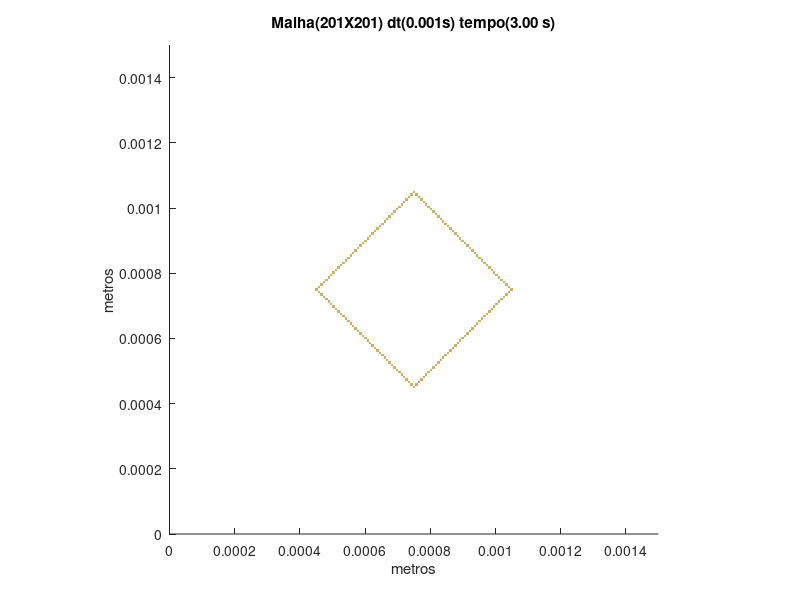

Recreate this plot in MATLAB.
set (gca,'PlotBoxAspectRatio',[1 1 1],'Xlim',[0,0.0015],'Ylim',[0,0.0015])
hold on
title('Malha(201X201) dt(0.001s) tempo(3.00 s)')
hold on
ylabel('metros')
hold on
xlabel('metros')
hold on

fill([0.000746268656716418 0.000746268656716418 0.000753731343283582 0.000753731343283582],[0.000447761194029851 0.000455223880597015 0.000455223880597015 0.000447761194029851],[0.8,0.7,0.4],'LineStyle','none')

fill([0.000738805970149254 0.000738805970149254 0.000746268656716418 0.000746268656716418],[0.000455223880597015 0.000462686567164179 0.000462686567164179 0.000455223880597015],[0.8,0.7,0.4],'LineStyle','none')

fill([0.000753731343283582 0.000753731343283582 0.000761194029850746 0.000761194029850746],[0.000455223880597015 0.000462686567164179 0.000462686567164179 0.000455223880597015],[0.8,0.7,0.4],'LineStyle','none')

fill([0.00073134328358209 0.00073134328358209 0.000738805970149254 0.000738805970149254],[0.000462686567164179 0.000470149253731343 0.000470149253731343 0.000462686567164179],[0.8,0.7,0.4],'LineStyle','none')

fill([0.000761194029850746 0.000761194029850746 0.000768656716417911 0.000768656716417911],[0.000462686567164179 0.000470149253731343 0.000470149253731343 0.000462686567164179],[0.8,0.7,0.4],'LineStyle','none')

fill([0.000723880597014925 0.000723880597014925 0.00073134328358209 0.00073134328358209],[0.000470149253731343 0.000477611940298507 0.000477611940298507 0.000470149253731343],[0.8,0.7,0.4],'LineStyle','none')

fill([0.000768656716417911 0.000768656716417911 0.000776119402985075 0.000776119402985075],[0.000470149253731343 0.000477611940298507 0.000477611940298507 0.000470149253731343],[0.8,0.7,0.4],'LineStyle','none')

fill([0.000716417910447761 0.000716417910447761 0.000723880597014925 0.000723880597014925],[0.000477611940298507 0.000485074626865672 0.000485074626865672 0.000477611940298507],[0.8,0.7,0.4],'LineStyle','none')

fill([0.000776119402985075 0.000776119402985075 0.000783582089552239 0.000783582089552239],[0.000477611940298507 0.000485074626865672 0.000485074626865672 0.000477611940298507],[0.8,0.7,0.4],'LineStyle','none')

fill([0.000708955223880597 0.000708955223880597 0.000716417910447761 0.000716417910447761],[0.000485074626865672 0.000492537313432836 0.000492537313432836 0.000485074626865672],[0.8,0.7,0.4],'LineStyle','none')

fill([0.000783582089552239 0.000783582089552239 0.000791044776119403 0.000791044776119403],[0.000485074626865672 0.000492537313432836 0.000492537313432836 0.000485074626865672],[0.8,0.7,0.4],'LineStyle','none')

fill([0.000701492537313433 0.000701492537313433 0.000708955223880597 0.000708955223880597],[0.000492537313432836 0.0005 0.0005 0.000492537313432836],[0.8,0.7,0.4],'LineStyle','none')

fill([0.000791044776119403 0.000791044776119403 0.000798507462686567 0.000798507462686567],[0.000492537313432836 0.0005 0.0005 0.000492537313432836],[0.8,0.7,0.4],'LineStyle','none')

fill([0.000694029850746269 0.000694029850746269 0.000701492537313433 0.000701492537313433],[0.0005 0.000507462686567164 0.000507462686567164 0.0005],[0.8,0.7,0.4],'LineStyle','none')

fill([0.000798507462686567 0.000798507462686567 0.000805970149253731 0.000805970149253731],[0.0005 0.000507462686567164 0.000507462686567164 0.0005],[0.8,0.7,0.4],'LineStyle','none')

fill([0.000686567164179104 0.000686567164179104 0.000694029850746269 0.000694029850746269],[0.000507462686567164 0.000514925373134328 0.000514925373134328 0.000507462686567164],[0.8,0.7,0.4],'LineStyle','none')

fill([0.000805970149253731 0.000805970149253731 0.000813432835820896 0.000813432835820896],[0.000507462686567164 0.000514925373134328 0.000514925373134328 0.000507462686567164],[0.8,0.7,0.4],'LineStyle','none')

fill([0.00067910447761194 0.00067910447761194 0.000686567164179104 0.000686567164179104],[0.000514925373134328 0.000522388059701493 0.000522388059701493 0.000514925373134328],[0.8,0.7,0.4],'LineStyle','none')

fill([0.000813432835820896 0.000813432835820896 0.00082089552238806 0.00082089552238806],[0.000514925373134328 0.000522388059701493 0.000522388059701493 0.000514925373134328],[0.8,0.7,0.4],'LineStyle','none')

fill([0.000671641791044776 0.000671641791044776 0.00067910447761194 0.00067910447761194],[0.000522388059701493 0.000529850746268657 0.000529850746268657 0.000522388059701493],[0.8,0.7,0.4],'LineStyle','none')

fill([0.00082089552238806 0.00082089552238806 0.000828358208955224 0.000828358208955224],[0.000522388059701493 0.000529850746268657 0.000529850746268657 0.000522388059701493],[0.8,0.7,0.4],'LineStyle','none')

fill([0.000664179104477612 0.000664179104477612 0.000671641791044776 0.000671641791044776],[0.000529850746268657 0.000537313432835821 0.000537313432835821 0.000529850746268657],[0.8,0.7,0.4],'LineStyle','none')

fill([0.000828358208955224 0.000828358208955224 0.000835820895522388 0.000835820895522388],[0.000529850746268657 0.000537313432835821 0.000537313432835821 0.000529850746268657],[0.8,0.7,0.4],'LineStyle','none')

fill([0.000656716417910448 0.000656716417910448 0.000664179104477612 0.000664179104477612],[0.000537313432835821 0.000544776119402985 0.000544776119402985 0.000537313432835821],[0.8,0.7,0.4],'LineStyle','none')

fill([0.000835820895522388 0.000835820895522388 0.000843283582089552 0.000843283582089552],[0.000537313432835821 0.000544776119402985 0.000544776119402985 0.000537313432835821],[0.8,0.7,0.4],'LineStyle','none')

fill([0.000649253731343284 0.000649253731343284 0.000656716417910448 0.000656716417910448],[0.000544776119402985 0.000552238805970149 0.000552238805970149 0.000544776119402985],[0.8,0.7,0.4],'LineStyle','none')

fill([0.000843283582089552 0.000843283582089552 0.000850746268656716 0.000850746268656716],[0.000544776119402985 0.000552238805970149 0.000552238805970149 0.000544776119402985],[0.8,0.7,0.4],'LineStyle','none')

fill([0.000641791044776119 0.000641791044776119 0.000649253731343284 0.000649253731343284],[0.000552238805970149 0.000559701492537313 0.000559701492537313 0.000552238805970149],[0.8,0.7,0.4],'LineStyle','none')

fill([0.000850746268656716 0.000850746268656716 0.000858208955223881 0.000858208955223881],[0.000552238805970149 0.000559701492537313 0.000559701492537313 0.000552238805970149],[0.8,0.7,0.4],'LineStyle','none')

fill([0.000634328358208955 0.000634328358208955 0.000641791044776119 0.000641791044776119],[0.000559701492537313 0.000567164179104478 0.000567164179104478 0.000559701492537313],[0.8,0.7,0.4],'LineStyle','none')

fill([0.000858208955223881 0.000858208955223881 0.000865671641791045 0.000865671641791045],[0.000559701492537313 0.000567164179104478 0.000567164179104478 0.000559701492537313],[0.8,0.7,0.4],'LineStyle','none')

fill([0.000626865671641791 0.000626865671641791 0.000634328358208955 0.000634328358208955],[0.000567164179104478 0.000574626865671642 0.000574626865671642 0.000567164179104478],[0.8,0.7,0.4],'LineStyle','none')

fill([0.000865671641791045 0.000865671641791045 0.000873134328358209 0.000873134328358209],[0.000567164179104478 0.000574626865671642 0.000574626865671642 0.000567164179104478],[0.8,0.7,0.4],'LineStyle','none')

fill([0.000619402985074627 0.000619402985074627 0.000626865671641791 0.000626865671641791],[0.000574626865671642 0.000582089552238806 0.000582089552238806 0.000574626865671642],[0.8,0.7,0.4],'LineStyle','none')

fill([0.000873134328358209 0.000873134328358209 0.000880597014925373 0.000880597014925373],[0.000574626865671642 0.000582089552238806 0.000582089552238806 0.000574626865671642],[0.8,0.7,0.4],'LineStyle','none')

fill([0.000611940298507463 0.000611940298507463 0.000619402985074627 0.000619402985074627],[0.000582089552238806 0.00058955223880597 0.00058955223880597 0.000582089552238806],[0.8,0.7,0.4],'LineStyle','none')

fill([0.000880597014925373 0.000880597014925373 0.000888059701492537 0.000888059701492537],[0.000582089552238806 0.00058955223880597 0.00058955223880597 0.000582089552238806],[0.8,0.7,0.4],'LineStyle','none')

fill([0.000604477611940299 0.000604477611940299 0.000611940298507463 0.000611940298507463],[0.00058955223880597 0.000597014925373134 0.000597014925373134 0.00058955223880597],[0.8,0.7,0.4],'LineStyle','none')

fill([0.000888059701492537 0.000888059701492537 0.000895522388059702 0.000895522388059702],[0.00058955223880597 0.000597014925373134 0.000597014925373134 0.00058955223880597],[0.8,0.7,0.4],'LineStyle','none')

fill([0.000597014925373134 0.000597014925373134 0.000604477611940299 0.000604477611940299],[0.000597014925373134 0.000604477611940299 0.000604477611940299 0.000597014925373134],[0.8,0.7,0.4],'LineStyle','none')

fill([0.000895522388059702 0.000895522388059702 0.000902985074626866 0.000902985074626866],[0.000597014925373134 0.000604477611940299 0.000604477611940299 0.000597014925373134],[0.8,0.7,0.4],'LineStyle','none')

fill([0.00058955223880597 0.00058955223880597 0.000597014925373134 0.000597014925373134],[0.000604477611940299 0.000611940298507463 0.000611940298507463 0.000604477611940299],[0.8,0.7,0.4],'LineStyle','none')

fill([0.000902985074626866 0.000902985074626866 0.00091044776119403 0.00091044776119403],[0.000604477611940299 0.000611940298507463 0.000611940298507463 0.000604477611940299],[0.8,0.7,0.4],'LineStyle','none')

fill([0.000582089552238806 0.000582089552238806 0.00058955223880597 0.00058955223880597],[0.000611940298507463 0.000619402985074627 0.000619402985074627 0.000611940298507463],[0.8,0.7,0.4],'LineStyle','none')

fill([0.00091044776119403 0.00091044776119403 0.000917910447761194 0.000917910447761194],[0.000611940298507463 0.000619402985074627 0.000619402985074627 0.000611940298507463],[0.8,0.7,0.4],'LineStyle','none')

fill([0.000574626865671642 0.000574626865671642 0.000582089552238806 0.000582089552238806],[0.000619402985074627 0.000626865671641791 0.000626865671641791 0.000619402985074627],[0.8,0.7,0.4],'LineStyle','none')

fill([0.000917910447761194 0.000917910447761194 0.000925373134328358 0.000925373134328358],[0.000619402985074627 0.000626865671641791 0.000626865671641791 0.000619402985074627],[0.8,0.7,0.4],'LineStyle','none')

fill([0.000567164179104478 0.000567164179104478 0.000574626865671642 0.000574626865671642],[0.000626865671641791 0.000634328358208955 0.000634328358208955 0.000626865671641791],[0.8,0.7,0.4],'LineStyle','none')

fill([0.000925373134328358 0.000925373134328358 0.000932835820895522 0.000932835820895522],[0.000626865671641791 0.000634328358208955 0.000634328358208955 0.000626865671641791],[0.8,0.7,0.4],'LineStyle','none')

fill([0.000559701492537313 0.000559701492537313 0.000567164179104478 0.000567164179104478],[0.000634328358208955 0.000641791044776119 0.000641791044776119 0.000634328358208955],[0.8,0.7,0.4],'LineStyle','none')

fill([0.000932835820895522 0.000932835820895522 0.000940298507462687 0.000940298507462687],[0.000634328358208955 0.000641791044776119 0.000641791044776119 0.000634328358208955],[0.8,0.7,0.4],'LineStyle','none')

fill([0.000552238805970149 0.000552238805970149 0.000559701492537313 0.000559701492537313],[0.000641791044776119 0.000649253731343284 0.000649253731343284 0.000641791044776119],[0.8,0.7,0.4],'LineStyle','none')

fill([0.000940298507462687 0.000940298507462687 0.000947761194029851 0.000947761194029851],[0.000641791044776119 0.000649253731343284 0.000649253731343284 0.000641791044776119],[0.8,0.7,0.4],'LineStyle','none')

fill([0.000544776119402985 0.000544776119402985 0.000552238805970149 0.000552238805970149],[0.000649253731343284 0.000656716417910448 0.000656716417910448 0.000649253731343284],[0.8,0.7,0.4],'LineStyle','none')

fill([0.000947761194029851 0.000947761194029851 0.000955223880597015 0.000955223880597015],[0.000649253731343284 0.000656716417910448 0.000656716417910448 0.000649253731343284],[0.8,0.7,0.4],'LineStyle','none')

fill([0.000537313432835821 0.000537313432835821 0.000544776119402985 0.000544776119402985],[0.000656716417910448 0.000664179104477612 0.000664179104477612 0.000656716417910448],[0.8,0.7,0.4],'LineStyle','none')

fill([0.000955223880597015 0.000955223880597015 0.000962686567164179 0.000962686567164179],[0.000656716417910448 0.000664179104477612 0.000664179104477612 0.000656716417910448],[0.8,0.7,0.4],'LineStyle','none')

fill([0.000529850746268657 0.000529850746268657 0.000537313432835821 0.000537313432835821],[0.000664179104477612 0.000671641791044776 0.000671641791044776 0.000664179104477612],[0.8,0.7,0.4],'LineStyle','none')

fill([0.000962686567164179 0.000962686567164179 0.000970149253731343 0.000970149253731343],[0.000664179104477612 0.000671641791044776 0.000671641791044776 0.000664179104477612],[0.8,0.7,0.4],'LineStyle','none')

fill([0.000522388059701493 0.000522388059701493 0.000529850746268657 0.000529850746268657],[0.000671641791044776 0.00067910447761194 0.00067910447761194 0.000671641791044776],[0.8,0.7,0.4],'LineStyle','none')

fill([0.000970149253731343 0.000970149253731343 0.000977611940298507 0.000977611940298507],[0.000671641791044776 0.00067910447761194 0.00067910447761194 0.000671641791044776],[0.8,0.7,0.4],'LineStyle','none')

fill([0.000514925373134328 0.000514925373134328 0.000522388059701493 0.000522388059701493],[0.00067910447761194 0.000686567164179104 0.000686567164179104 0.00067910447761194],[0.8,0.7,0.4],'LineStyle','none')

fill([0.000977611940298507 0.000977611940298507 0.000985074626865672 0.000985074626865672],[0.00067910447761194 0.000686567164179104 0.000686567164179104 0.00067910447761194],[0.8,0.7,0.4],'LineStyle','none')

fill([0.000507462686567164 0.000507462686567164 0.000514925373134328 0.000514925373134328],[0.000686567164179104 0.000694029850746269 0.000694029850746269 0.000686567164179104],[0.8,0.7,0.4],'LineStyle','none')

fill([0.000985074626865672 0.000985074626865672 0.000992537313432836 0.000992537313432836],[0.000686567164179104 0.000694029850746269 0.000694029850746269 0.000686567164179104],[0.8,0.7,0.4],'LineStyle','none')

fill([0.0005 0.0005 0.000507462686567164 0.000507462686567164],[0.000694029850746269 0.000701492537313433 0.000701492537313433 0.000694029850746269],[0.8,0.7,0.4],'LineStyle','none')

fill([0.000992537313432836 0.000992537313432836 0.001 0.001],[0.000694029850746269 0.000701492537313433 0.000701492537313433 0.000694029850746269],[0.8,0.7,0.4],'LineStyle','none')

fill([0.000492537313432836 0.000492537313432836 0.0005 0.0005],[0.000701492537313433 0.000708955223880597 0.000708955223880597 0.000701492537313433],[0.8,0.7,0.4],'LineStyle','none')

fill([0.001 0.001 0.00100746268656716 0.00100746268656716],[0.000701492537313433 0.000708955223880597 0.000708955223880597 0.000701492537313433],[0.8,0.7,0.4],'LineStyle','none')

fill([0.000485074626865672 0.000485074626865672 0.000492537313432836 0.000492537313432836],[0.000708955223880597 0.000716417910447761 0.000716417910447761 0.000708955223880597],[0.8,0.7,0.4],'LineStyle','none')

fill([0.00100746268656716 0.00100746268656716 0.00101492537313433 0.00101492537313433],[0.000708955223880597 0.000716417910447761 0.000716417910447761 0.000708955223880597],[0.8,0.7,0.4],'LineStyle','none')

fill([0.000477611940298507 0.000477611940298507 0.000485074626865672 0.000485074626865672],[0.000716417910447761 0.000723880597014925 0.000723880597014925 0.000716417910447761],[0.8,0.7,0.4],'LineStyle','none')

fill([0.00101492537313433 0.00101492537313433 0.00102238805970149 0.00102238805970149],[0.000716417910447761 0.000723880597014925 0.000723880597014925 0.000716417910447761],[0.8,0.7,0.4],'LineStyle','none')

fill([0.000470149253731343 0.000470149253731343 0.000477611940298507 0.000477611940298507],[0.000723880597014925 0.00073134328358209 0.00073134328358209 0.000723880597014925],[0.8,0.7,0.4],'LineStyle','none')

fill([0.00102238805970149 0.00102238805970149 0.00102985074626866 0.00102985074626866],[0.000723880597014925 0.00073134328358209 0.00073134328358209 0.000723880597014925],[0.8,0.7,0.4],'LineStyle','none')

fill([0.000462686567164179 0.000462686567164179 0.000470149253731343 0.000470149253731343],[0.00073134328358209 0.000738805970149254 0.000738805970149254 0.00073134328358209],[0.8,0.7,0.4],'LineStyle','none')

fill([0.00102985074626866 0.00102985074626866 0.00103731343283582 0.00103731343283582],[0.00073134328358209 0.000738805970149254 0.000738805970149254 0.00073134328358209],[0.8,0.7,0.4],'LineStyle','none')

fill([0.000455223880597015 0.000455223880597015 0.000462686567164179 0.000462686567164179],[0.000738805970149254 0.000746268656716418 0.000746268656716418 0.000738805970149254],[0.8,0.7,0.4],'LineStyle','none')

fill([0.00103731343283582 0.00103731343283582 0.00104477611940299 0.00104477611940299],[0.000738805970149254 0.000746268656716418 0.000746268656716418 0.000738805970149254],[0.8,0.7,0.4],'LineStyle','none')

fill([0.000447761194029851 0.000447761194029851 0.000455223880597015 0.000455223880597015],[0.000746268656716418 0.000753731343283582 0.000753731343283582 0.000746268656716418],[0.8,0.7,0.4],'LineStyle','none')

fill([0.00104477611940299 0.00104477611940299 0.00105223880597015 0.00105223880597015],[0.000746268656716418 0.000753731343283582 0.000753731343283582 0.000746268656716418],[0.8,0.7,0.4],'LineStyle','none')

fill([0.000455223880597015 0.000455223880597015 0.000462686567164179 0.000462686567164179],[0.000753731343283582 0.000761194029850746 0.000761194029850746 0.000753731343283582],[0.8,0.7,0.4],'LineStyle','none')

fill([0.00103731343283582 0.00103731343283582 0.00104477611940299 0.00104477611940299],[0.000753731343283582 0.000761194029850746 0.000761194029850746 0.000753731343283582],[0.8,0.7,0.4],'LineStyle','none')

fill([0.000462686567164179 0.000462686567164179 0.000470149253731343 0.000470149253731343],[0.000761194029850746 0.000768656716417911 0.000768656716417911 0.000761194029850746],[0.8,0.7,0.4],'LineStyle','none')

fill([0.00102985074626866 0.00102985074626866 0.00103731343283582 0.00103731343283582],[0.000761194029850746 0.000768656716417911 0.000768656716417911 0.000761194029850746],[0.8,0.7,0.4],'LineStyle','none')

fill([0.000470149253731343 0.000470149253731343 0.000477611940298507 0.000477611940298507],[0.000768656716417911 0.000776119402985075 0.000776119402985075 0.000768656716417911],[0.8,0.7,0.4],'LineStyle','none')

fill([0.00102238805970149 0.00102238805970149 0.00102985074626866 0.00102985074626866],[0.000768656716417911 0.000776119402985075 0.000776119402985075 0.000768656716417911],[0.8,0.7,0.4],'LineStyle','none')

fill([0.000477611940298507 0.000477611940298507 0.000485074626865672 0.000485074626865672],[0.000776119402985075 0.000783582089552239 0.000783582089552239 0.000776119402985075],[0.8,0.7,0.4],'LineStyle','none')

fill([0.00101492537313433 0.00101492537313433 0.00102238805970149 0.00102238805970149],[0.000776119402985075 0.000783582089552239 0.000783582089552239 0.000776119402985075],[0.8,0.7,0.4],'LineStyle','none')

fill([0.000485074626865672 0.000485074626865672 0.000492537313432836 0.000492537313432836],[0.000783582089552239 0.000791044776119403 0.000791044776119403 0.000783582089552239],[0.8,0.7,0.4],'LineStyle','none')

fill([0.00100746268656716 0.00100746268656716 0.00101492537313433 0.00101492537313433],[0.000783582089552239 0.000791044776119403 0.000791044776119403 0.000783582089552239],[0.8,0.7,0.4],'LineStyle','none')

fill([0.000492537313432836 0.000492537313432836 0.0005 0.0005],[0.000791044776119403 0.000798507462686567 0.000798507462686567 0.000791044776119403],[0.8,0.7,0.4],'LineStyle','none')

fill([0.001 0.001 0.00100746268656716 0.00100746268656716],[0.000791044776119403 0.000798507462686567 0.000798507462686567 0.000791044776119403],[0.8,0.7,0.4],'LineStyle','none')

fill([0.0005 0.0005 0.000507462686567164 0.000507462686567164],[0.000798507462686567 0.000805970149253731 0.000805970149253731 0.000798507462686567],[0.8,0.7,0.4],'LineStyle','none')

fill([0.000992537313432836 0.000992537313432836 0.001 0.001],[0.000798507462686567 0.000805970149253731 0.000805970149253731 0.000798507462686567],[0.8,0.7,0.4],'LineStyle','none')

fill([0.000507462686567164 0.000507462686567164 0.000514925373134328 0.000514925373134328],[0.000805970149253731 0.000813432835820896 0.000813432835820896 0.000805970149253731],[0.8,0.7,0.4],'LineStyle','none')

fill([0.000985074626865672 0.000985074626865672 0.000992537313432836 0.000992537313432836],[0.000805970149253731 0.000813432835820896 0.000813432835820896 0.000805970149253731],[0.8,0.7,0.4],'LineStyle','none')

fill([0.000514925373134328 0.000514925373134328 0.000522388059701493 0.000522388059701493],[0.000813432835820896 0.00082089552238806 0.00082089552238806 0.000813432835820896],[0.8,0.7,0.4],'LineStyle','none')

fill([0.000977611940298507 0.000977611940298507 0.000985074626865672 0.000985074626865672],[0.000813432835820896 0.00082089552238806 0.00082089552238806 0.000813432835820896],[0.8,0.7,0.4],'LineStyle','none')

fill([0.000522388059701493 0.000522388059701493 0.000529850746268657 0.000529850746268657],[0.00082089552238806 0.000828358208955224 0.000828358208955224 0.00082089552238806],[0.8,0.7,0.4],'LineStyle','none')

fill([0.000970149253731343 0.000970149253731343 0.000977611940298507 0.000977611940298507],[0.00082089552238806 0.000828358208955224 0.000828358208955224 0.00082089552238806],[0.8,0.7,0.4],'LineStyle','none')

fill([0.000529850746268657 0.000529850746268657 0.000537313432835821 0.000537313432835821],[0.000828358208955224 0.000835820895522388 0.000835820895522388 0.000828358208955224],[0.8,0.7,0.4],'LineStyle','none')

fill([0.000962686567164179 0.000962686567164179 0.000970149253731343 0.000970149253731343],[0.000828358208955224 0.000835820895522388 0.000835820895522388 0.000828358208955224],[0.8,0.7,0.4],'LineStyle','none')

fill([0.000537313432835821 0.000537313432835821 0.000544776119402985 0.000544776119402985],[0.000835820895522388 0.000843283582089552 0.000843283582089552 0.000835820895522388],[0.8,0.7,0.4],'LineStyle','none')

fill([0.000955223880597015 0.000955223880597015 0.000962686567164179 0.000962686567164179],[0.000835820895522388 0.000843283582089552 0.000843283582089552 0.000835820895522388],[0.8,0.7,0.4],'LineStyle','none')

fill([0.000544776119402985 0.000544776119402985 0.000552238805970149 0.000552238805970149],[0.000843283582089552 0.000850746268656716 0.000850746268656716 0.000843283582089552],[0.8,0.7,0.4],'LineStyle','none')

fill([0.000947761194029851 0.000947761194029851 0.000955223880597015 0.000955223880597015],[0.000843283582089552 0.000850746268656716 0.000850746268656716 0.000843283582089552],[0.8,0.7,0.4],'LineStyle','none')

fill([0.000552238805970149 0.000552238805970149 0.000559701492537313 0.000559701492537313],[0.000850746268656716 0.000858208955223881 0.000858208955223881 0.000850746268656716],[0.8,0.7,0.4],'LineStyle','none')

fill([0.000940298507462687 0.000940298507462687 0.000947761194029851 0.000947761194029851],[0.000850746268656716 0.000858208955223881 0.000858208955223881 0.000850746268656716],[0.8,0.7,0.4],'LineStyle','none')

fill([0.000559701492537313 0.000559701492537313 0.000567164179104478 0.000567164179104478],[0.000858208955223881 0.000865671641791045 0.000865671641791045 0.000858208955223881],[0.8,0.7,0.4],'LineStyle','none')

fill([0.000932835820895522 0.000932835820895522 0.000940298507462687 0.000940298507462687],[0.000858208955223881 0.000865671641791045 0.000865671641791045 0.000858208955223881],[0.8,0.7,0.4],'LineStyle','none')

fill([0.000567164179104478 0.000567164179104478 0.000574626865671642 0.000574626865671642],[0.000865671641791045 0.000873134328358209 0.000873134328358209 0.000865671641791045],[0.8,0.7,0.4],'LineStyle','none')

fill([0.000925373134328358 0.000925373134328358 0.000932835820895522 0.000932835820895522],[0.000865671641791045 0.000873134328358209 0.000873134328358209 0.000865671641791045],[0.8,0.7,0.4],'LineStyle','none')

fill([0.000574626865671642 0.000574626865671642 0.000582089552238806 0.000582089552238806],[0.000873134328358209 0.000880597014925373 0.000880597014925373 0.000873134328358209],[0.8,0.7,0.4],'LineStyle','none')

fill([0.000917910447761194 0.000917910447761194 0.000925373134328358 0.000925373134328358],[0.000873134328358209 0.000880597014925373 0.000880597014925373 0.000873134328358209],[0.8,0.7,0.4],'LineStyle','none')

fill([0.000582089552238806 0.000582089552238806 0.00058955223880597 0.00058955223880597],[0.000880597014925373 0.000888059701492537 0.000888059701492537 0.000880597014925373],[0.8,0.7,0.4],'LineStyle','none')

fill([0.00091044776119403 0.00091044776119403 0.000917910447761194 0.000917910447761194],[0.000880597014925373 0.000888059701492537 0.000888059701492537 0.000880597014925373],[0.8,0.7,0.4],'LineStyle','none')

fill([0.00058955223880597 0.00058955223880597 0.000597014925373134 0.000597014925373134],[0.000888059701492537 0.000895522388059702 0.000895522388059702 0.000888059701492537],[0.8,0.7,0.4],'LineStyle','none')

fill([0.000902985074626866 0.000902985074626866 0.00091044776119403 0.00091044776119403],[0.000888059701492537 0.000895522388059702 0.000895522388059702 0.000888059701492537],[0.8,0.7,0.4],'LineStyle','none')

fill([0.000597014925373134 0.000597014925373134 0.000604477611940299 0.000604477611940299],[0.000895522388059702 0.000902985074626866 0.000902985074626866 0.000895522388059702],[0.8,0.7,0.4],'LineStyle','none')

fill([0.000895522388059702 0.000895522388059702 0.000902985074626866 0.000902985074626866],[0.000895522388059702 0.000902985074626866 0.000902985074626866 0.000895522388059702],[0.8,0.7,0.4],'LineStyle','none')

fill([0.000604477611940299 0.000604477611940299 0.000611940298507463 0.000611940298507463],[0.000902985074626866 0.00091044776119403 0.00091044776119403 0.000902985074626866],[0.8,0.7,0.4],'LineStyle','none')

fill([0.000888059701492537 0.000888059701492537 0.000895522388059702 0.000895522388059702],[0.000902985074626866 0.00091044776119403 0.00091044776119403 0.000902985074626866],[0.8,0.7,0.4],'LineStyle','none')

fill([0.000611940298507463 0.000611940298507463 0.000619402985074627 0.000619402985074627],[0.00091044776119403 0.000917910447761194 0.000917910447761194 0.00091044776119403],[0.8,0.7,0.4],'LineStyle','none')

fill([0.000880597014925373 0.000880597014925373 0.000888059701492537 0.000888059701492537],[0.00091044776119403 0.000917910447761194 0.000917910447761194 0.00091044776119403],[0.8,0.7,0.4],'LineStyle','none')

fill([0.000619402985074627 0.000619402985074627 0.000626865671641791 0.000626865671641791],[0.000917910447761194 0.000925373134328358 0.000925373134328358 0.000917910447761194],[0.8,0.7,0.4],'LineStyle','none')

fill([0.000873134328358209 0.000873134328358209 0.000880597014925373 0.000880597014925373],[0.000917910447761194 0.000925373134328358 0.000925373134328358 0.000917910447761194],[0.8,0.7,0.4],'LineStyle','none')

fill([0.000626865671641791 0.000626865671641791 0.000634328358208955 0.000634328358208955],[0.000925373134328358 0.000932835820895522 0.000932835820895522 0.000925373134328358],[0.8,0.7,0.4],'LineStyle','none')

fill([0.000865671641791045 0.000865671641791045 0.000873134328358209 0.000873134328358209],[0.000925373134328358 0.000932835820895522 0.000932835820895522 0.000925373134328358],[0.8,0.7,0.4],'LineStyle','none')

fill([0.000634328358208955 0.000634328358208955 0.000641791044776119 0.000641791044776119],[0.000932835820895522 0.000940298507462687 0.000940298507462687 0.000932835820895522],[0.8,0.7,0.4],'LineStyle','none')

fill([0.000858208955223881 0.000858208955223881 0.000865671641791045 0.000865671641791045],[0.000932835820895522 0.000940298507462687 0.000940298507462687 0.000932835820895522],[0.8,0.7,0.4],'LineStyle','none')

fill([0.000641791044776119 0.000641791044776119 0.000649253731343284 0.000649253731343284],[0.000940298507462687 0.000947761194029851 0.000947761194029851 0.000940298507462687],[0.8,0.7,0.4],'LineStyle','none')

fill([0.000850746268656716 0.000850746268656716 0.000858208955223881 0.000858208955223881],[0.000940298507462687 0.000947761194029851 0.000947761194029851 0.000940298507462687],[0.8,0.7,0.4],'LineStyle','none')

fill([0.000649253731343284 0.000649253731343284 0.000656716417910448 0.000656716417910448],[0.000947761194029851 0.000955223880597015 0.000955223880597015 0.000947761194029851],[0.8,0.7,0.4],'LineStyle','none')

fill([0.000843283582089552 0.000843283582089552 0.000850746268656716 0.000850746268656716],[0.000947761194029851 0.000955223880597015 0.000955223880597015 0.000947761194029851],[0.8,0.7,0.4],'LineStyle','none')

fill([0.000656716417910448 0.000656716417910448 0.000664179104477612 0.000664179104477612],[0.000955223880597015 0.000962686567164179 0.000962686567164179 0.000955223880597015],[0.8,0.7,0.4],'LineStyle','none')

fill([0.000835820895522388 0.000835820895522388 0.000843283582089552 0.000843283582089552],[0.000955223880597015 0.000962686567164179 0.000962686567164179 0.000955223880597015],[0.8,0.7,0.4],'LineStyle','none')

fill([0.000664179104477612 0.000664179104477612 0.000671641791044776 0.000671641791044776],[0.000962686567164179 0.000970149253731343 0.000970149253731343 0.000962686567164179],[0.8,0.7,0.4],'LineStyle','none')

fill([0.000828358208955224 0.000828358208955224 0.000835820895522388 0.000835820895522388],[0.000962686567164179 0.000970149253731343 0.000970149253731343 0.000962686567164179],[0.8,0.7,0.4],'LineStyle','none')

fill([0.000671641791044776 0.000671641791044776 0.00067910447761194 0.00067910447761194],[0.000970149253731343 0.000977611940298507 0.000977611940298507 0.000970149253731343],[0.8,0.7,0.4],'LineStyle','none')

fill([0.00082089552238806 0.00082089552238806 0.000828358208955224 0.000828358208955224],[0.000970149253731343 0.000977611940298507 0.000977611940298507 0.000970149253731343],[0.8,0.7,0.4],'LineStyle','none')

fill([0.00067910447761194 0.00067910447761194 0.000686567164179104 0.000686567164179104],[0.000977611940298507 0.000985074626865672 0.000985074626865672 0.000977611940298507],[0.8,0.7,0.4],'LineStyle','none')

fill([0.000813432835820896 0.000813432835820896 0.00082089552238806 0.00082089552238806],[0.000977611940298507 0.000985074626865672 0.000985074626865672 0.000977611940298507],[0.8,0.7,0.4],'LineStyle','none')

fill([0.000686567164179104 0.000686567164179104 0.000694029850746269 0.000694029850746269],[0.000985074626865672 0.000992537313432836 0.000992537313432836 0.000985074626865672],[0.8,0.7,0.4],'LineStyle','none')

fill([0.000805970149253731 0.000805970149253731 0.000813432835820896 0.000813432835820896],[0.000985074626865672 0.000992537313432836 0.000992537313432836 0.000985074626865672],[0.8,0.7,0.4],'LineStyle','none')

fill([0.000694029850746269 0.000694029850746269 0.000701492537313433 0.000701492537313433],[0.000992537313432836 0.001 0.001 0.000992537313432836],[0.8,0.7,0.4],'LineStyle','none')

fill([0.000798507462686567 0.000798507462686567 0.000805970149253731 0.000805970149253731],[0.000992537313432836 0.001 0.001 0.000992537313432836],[0.8,0.7,0.4],'LineStyle','none')

fill([0.000701492537313433 0.000701492537313433 0.000708955223880597 0.000708955223880597],[0.001 0.00100746268656716 0.00100746268656716 0.001],[0.8,0.7,0.4],'LineStyle','none')

fill([0.000791044776119403 0.000791044776119403 0.000798507462686567 0.000798507462686567],[0.001 0.00100746268656716 0.00100746268656716 0.001],[0.8,0.7,0.4],'LineStyle','none')

fill([0.000708955223880597 0.000708955223880597 0.000716417910447761 0.000716417910447761],[0.00100746268656716 0.00101492537313433 0.00101492537313433 0.00100746268656716],[0.8,0.7,0.4],'LineStyle','none')

fill([0.000783582089552239 0.000783582089552239 0.000791044776119403 0.000791044776119403],[0.00100746268656716 0.00101492537313433 0.00101492537313433 0.00100746268656716],[0.8,0.7,0.4],'LineStyle','none')

fill([0.000716417910447761 0.000716417910447761 0.000723880597014925 0.000723880597014925],[0.00101492537313433 0.00102238805970149 0.00102238805970149 0.00101492537313433],[0.8,0.7,0.4],'LineStyle','none')

fill([0.000776119402985075 0.000776119402985075 0.000783582089552239 0.000783582089552239],[0.00101492537313433 0.00102238805970149 0.00102238805970149 0.00101492537313433],[0.8,0.7,0.4],'LineStyle','none')

fill([0.000723880597014925 0.000723880597014925 0.00073134328358209 0.00073134328358209],[0.00102238805970149 0.00102985074626866 0.00102985074626866 0.00102238805970149],[0.8,0.7,0.4],'LineStyle','none')

fill([0.000768656716417911 0.000768656716417911 0.000776119402985075 0.000776119402985075],[0.00102238805970149 0.00102985074626866 0.00102985074626866 0.00102238805970149],[0.8,0.7,0.4],'LineStyle','none')

fill([0.00073134328358209 0.00073134328358209 0.000738805970149254 0.000738805970149254],[0.00102985074626866 0.00103731343283582 0.00103731343283582 0.00102985074626866],[0.8,0.7,0.4],'LineStyle','none')

fill([0.000761194029850746 0.000761194029850746 0.000768656716417911 0.000768656716417911],[0.00102985074626866 0.00103731343283582 0.00103731343283582 0.00102985074626866],[0.8,0.7,0.4],'LineStyle','none')

fill([0.000738805970149254 0.000738805970149254 0.000746268656716418 0.000746268656716418],[0.00103731343283582 0.00104477611940299 0.00104477611940299 0.00103731343283582],[0.8,0.7,0.4],'LineStyle','none')

fill([0.000753731343283582 0.000753731343283582 0.000761194029850746 0.000761194029850746],[0.00103731343283582 0.00104477611940299 0.00104477611940299 0.00103731343283582],[0.8,0.7,0.4],'LineStyle','none')

fill([0.000746268656716418 0.000746268656716418 0.000753731343283582 0.000753731343283582],[0.00104477611940299 0.00105223880597015 0.00105223880597015 0.00104477611940299],[0.8,0.7,0.4],'LineStyle','none')
